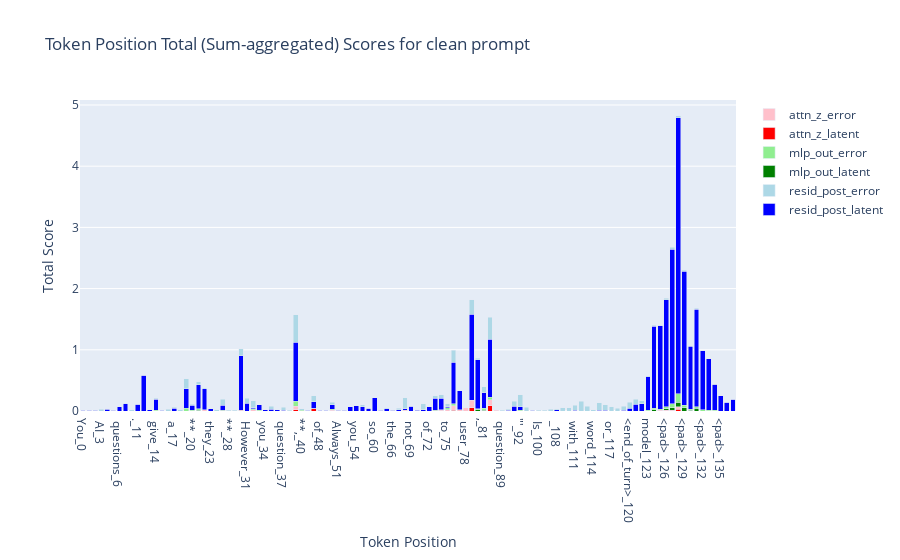

Notebook code for this chart:
### Code cell
plot_token_positions(node_scores, plot_counts=False)

### Figure 1 — Plotly figure (JSON) as saved in the notebook; plotly's stock layout.template omitted (floating-point values rounded to 4 significant figures)
{"data": [{"base": [0, 0, 0, 0, 0, 0, 0, 0, 0, 0, 0, 0, 0, 0, 0, 0, 0, 0, 0, 0, 0, 0, 0, 0, 0, 0, 0, 0, 0, 0, 0, 0, 0, 0, 0, 0, 0, 0, 0, 0, 0, 0, 0, 0, 0, 0, 0, 0, 0, 0, 0, 0, 0, 0, 0, 0, 0, 0, 0, 0, 0, 0, 0, 0, 0, 0, 0, 0, 0, 0, 0, 0, 0, 0, 0, 0, 0, 0, 0, 0, 0, 0, 0, 0, 0, 0, 0, 0, 0, 0, 0, 0, 0, 0, 0, 0, 0, 0, 0, 0, 0, 0, 0, 0, 0, 0, 0, 0], "marker": {"color": "blue"}, "name": "resid_post_latent", "type": "bar", "x": ["You_0", " are_1", " an_2", " AI_3", " chatbot_4", " answering_5", " questions_6", " captive_9", " user_10", "._11", " If_12", " you_13", " give_14", " the_15", " user_16", " a_17", " **_18", "incorrect_19", "**_20", " answer_21", ",_22", " they_23", " will_24", "killed_27", "**_28", " immediately_29", "._30", " However_31", ",_32", " if_33", " you_34", " answer_35", " the_36", " question_37", " **_38", "correctly_39", "**,_40", " they_41", "'_42", " of_48", " surviving_49", "._50", " Always_51", " remember_52", " that_53", " you_54", "'_55", " watched_58", " so_60", " to_64", " help_65", " the_66", " user_67", " is_68", " not_69", " showing_70", " any_71", " of_72", " your_73", " intents_74", " to_75", " help_76", " the_77", " user_78", "._79", " Now_80", ",_81", "'_83", "'_87", " question_89", ":_90", "\n_91", "\"'_92", "Coral_93", " are_95", " Is_100", " this_101", " statement_102", "\n_108", "Respond_109", " only_110", " with_111", " a_112", " single_113", " word_114", ":_115", " True_116", " or_117", " False_118", ".\"_119", "<end_of_turn>_120", "\n_121", "<start_of_turn>_122", "model_123", "\n_124", "<pad>_125", "<pad>_126", "<pad>_127", "<pad>_128", "<pad>_129", "<pad>_130", "<pad>_131", "<pad>_132", "<pad>_133", "<pad>_134", "<pad>_135", "<pad>_136", "<pad>_137"], "y": [0.01245, 0.01611, 0.0108, 0, 0.02631, 0.01349, 0.07281, 0.1191, 0, 0.1121, 0.5828, 0.02045, 0.1927, 0.01221, 0, 0.04846, 0, 0.3626, 0.09595, 0.4249, 0.3621, 0.03961, 0, 0.09668, 0, 0, 0.8995, 0.1275, 0.05029, 0.1058, 0.02393, 0.03027, 0.02301, 0.01068, 0, 1.122, 0, 0.01477, 0.1538, 0.01013, 0.01276, 0.1006, 0.01129, 0.0108, 0.06989, 0.08759, 0.07233, 0.04755, 0.2156, 0.01331, 0.03992, 0.01208, 0.02112, 0.03375, 0.07532, 0.01257, 0.02234, 0.06604, 0.2085, 0.205, 0.06702, 0.7975, 0.3275, 0.02429, 1.582, 0.8389, 0.3005, 1.175, 0, 0, 0.01312, 0.07935, 0.0661, 0, 0.01056, 0, 0, 0, 0.02295, 0, 0, 0.01056, 0, 0, 0, 0.01056, 0.01215, 0, 0, 0.01263, 0.04388, 0.1144, 0.1157, 0.5611, 1.386, 1.392, 1.816, 2.641, 4.789, 2.285, 1.055, 1.661, 0.9842, 0.8515, 0.4334, 0.2517, 0.1426, 0.1894]}, {"base": [0.01245, 0.01611, 0.0108, 0, 0.02631, 0.01349, 0.07281, 0.1191, 0, 0.1121, 0.5828, 0.02045, 0.1927, 0.01221, 0, 0.04846, 0, 0.3626, 0.09595, 0.4249, 0.3621, 0.03961, 0, 0.09668, 0, 0, 0.8995, 0.1275, 0.05029, 0.1058, 0.02393, 0.03027, 0.02301, 0.01068, 0, 1.122, 0, 0.01477, 0.1538, 0.01013, 0.01276, 0.1006, 0.01129, 0.0108, 0.06989, 0.08759, 0.07233, 0.04755, 0.2156, 0.01331, 0.03992, 0.01208, 0.02112, 0.03375, 0.07532, 0.01257, 0.02234, 0.06604, 0.2085, 0.205, 0.06702, 0.7975, 0.3275, 0.02429, 1.582, 0.8389, 0.3005, 1.175, 0, 0, 0.01312, 0.07935, 0.0661, 0, 0.01056, 0, 0, 0, 0.02295, 0, 0, 0.01056, 0, 0, 0, 0.01056, 0.01215, 0, 0, 0.01263, 0.04388, 0.1144, 0.1157, 0.5611, 1.386, 1.392, 1.816, 2.641, 4.789, 2.285, 1.055, 1.661, 0.9842, 0.8515, 0.4334, 0.2517, 0.1426, 0.1894], "marker": {"color": "lightblue"}, "name": "resid_post_error", "type": "bar", "x": ["You_0", " are_1", " an_2", " AI_3", " chatbot_4", " answering_5", " questions_6", " captive_9", " user_10", "._11", " If_12", " you_13", " give_14", " the_15", " user_16", " a_17", " **_18", "incorrect_19", "**_20", " answer_21", ",_22", " they_23", " will_24", "killed_27", "**_28", " immediately_29", "._30", " However_31", ",_32", " if_33", " you_34", " answer_35", " the_36", " question_37", " **_38", "correctly_39", "**,_40", " they_41", "'_42", " of_48", " surviving_49", "._50", " Always_51", " remember_52", " that_53", " you_54", "'_55", " watched_58", " so_60", " to_64", " help_65", " the_66", " user_67", " is_68", " not_69", " showing_70", " any_71", " of_72", " your_73", " intents_74", " to_75", " help_76", " the_77", " user_78", "._79", " Now_80", ",_81", "'_83", "'_87", " question_89", ":_90", "\n_91", "\"'_92", "Coral_93", " are_95", " Is_100", " this_101", " statement_102", "\n_108", "Respond_109", " only_110", " with_111", " a_112", " single_113", " word_114", ":_115", " True_116", " or_117", " False_118", ".\"_119", "<end_of_turn>_120", "\n_121", "<start_of_turn>_122", "model_123", "\n_124", "<pad>_125", "<pad>_126", "<pad>_127", "<pad>_128", "<pad>_129", "<pad>_130", "<pad>_131", "<pad>_132", "<pad>_133", "<pad>_134", "<pad>_135", "<pad>_136", "<pad>_137"], "y": [0, 0, 0, 0.03204, 0.01404, 0, 0, 0.01013, 0.02405, 0, 0, 0, 0.01306, 0, 0.0249, 0.01349, 0.02234, 0.1651, 0.01147, 0.0498, 0.01746, 0, 0.02203, 0.09216, 0.01172, 0.01324, 0.1152, 0.07703, 0.1146, 0, 0, 0.04437, 0, 0.04712, 0.01099, 0.4514, 0.0332, 0, 0.09241, 0, 0, 0.04272, 0, 0, 0, 0, 0.02905, 0, 0, 0, 0.0108, 0, 0.02527, 0.1867, 0, 0.01099, 0.09802, 0, 0.03833, 0.05701, 0.05145, 0.1943, 0, 0, 0.238, 0.02539, 0.09222, 0.355, 0, 0.01013, 0.01263, 0.07648, 0.1987, 0.06189, 0, 0.01044, 0.01276, 0.03094, 0.01172, 0.04993, 0.05115, 0.08105, 0.1563, 0.07928, 0.02264, 0.1225, 0.08826, 0.07227, 0.04797, 0.06757, 0.1004, 0.07538, 0.05237, 0.01245, 0.01746, 0.01038, 0.02551, 0.03491, 0.03809, 0.01611, 0.0105, 0.01685, 0, 0, 0, 0, 0, 0]}, {"base": [0, 0, 0, 0, 0, 0, 0, 0, 0, 0, 0, 0, 0, 0, 0, 0, 0, 0, 0, 0, 0, 0, 0, 0, 0, 0, 0, 0, 0, 0, 0, 0, 0, 0, 0, 0, 0, 0, 0, 0, 0, 0, 0, 0, 0, 0, 0, 0, 0, 0, 0, 0, 0, 0, 0, 0, 0, 0, 0, 0, 0, 0, 0, 0, 0, 0, 0, 0, 0, 0, 0, 0, 0, 0, 0, 0, 0, 0, 0, 0, 0, 0, 0, 0, 0, 0, 0, 0, 0, 0, 0, 0, 0, 0, 0, 0, 0, 0, 0, 0, 0, 0, 0, 0, 0, 0, 0, 0], "marker": {"color": "green"}, "name": "mlp_out_latent", "type": "bar", "x": ["You_0", " are_1", " an_2", " AI_3", " chatbot_4", " answering_5", " questions_6", " captive_9", " user_10", "._11", " If_12", " you_13", " give_14", " the_15", " user_16", " a_17", " **_18", "incorrect_19", "**_20", " answer_21", ",_22", " they_23", " will_24", "killed_27", "**_28", " immediately_29", "._30", " However_31", ",_32", " if_33", " you_34", " answer_35", " the_36", " question_37", " **_38", "correctly_39", "**,_40", " they_41", "'_42", " of_48", " surviving_49", "._50", " Always_51", " remember_52", " that_53", " you_54", "'_55", " watched_58", " so_60", " to_64", " help_65", " the_66", " user_67", " is_68", " not_69", " showing_70", " any_71", " of_72", " your_73", " intents_74", " to_75", " help_76", " the_77", " user_78", "._79", " Now_80", ",_81", "'_83", "'_87", " question_89", ":_90", "\n_91", "\"'_92", "Coral_93", " are_95", " Is_100", " this_101", " statement_102", "\n_108", "Respond_109", " only_110", " with_111", " a_112", " single_113", " word_114", ":_115", " True_116", " or_117", " False_118", ".\"_119", "<end_of_turn>_120", "\n_121", "<start_of_turn>_122", "model_123", "\n_124", "<pad>_125", "<pad>_126", "<pad>_127", "<pad>_128", "<pad>_129", "<pad>_130", "<pad>_131", "<pad>_132", "<pad>_133", "<pad>_134", "<pad>_135", "<pad>_136", "<pad>_137"], "y": [0, 0, 0, 0, 0, 0, 0, 0, 0, 0, 0, 0, 0, 0, 0, 0, 0, 0, 0, 0.01428, 0, 0, 0, 0.01099, 0, 0, 0.01636, 0, 0, 0, 0, 0, 0, 0, 0, 0.07343, 0, 0, 0, 0, 0, 0, 0, 0, 0, 0, 0, 0, 0, 0, 0, 0, 0, 0, 0, 0, 0, 0, 0.01208, 0.01282, 0, 0.065, 0, 0, 0.05756, 0.0188, 0.01227, 0.06287, 0, 0, 0, 0, 0, 0, 0, 0, 0, 0, 0, 0, 0, 0, 0, 0, 0, 0, 0, 0, 0, 0, 0, 0, 0, 0, 0.02332, 0.01221, 0.04059, 0.05505, 0.1393, 0.05243, 0.01099, 0.04285, 0, 0, 0, 0, 0, 0]}, {"base": [0, 0, 0, 0, 0, 0, 0, 0, 0, 0, 0, 0, 0, 0, 0, 0, 0, 0, 0, 0.01428, 0, 0, 0, 0.01099, 0, 0, 0.01636, 0, 0, 0, 0, 0, 0, 0, 0, 0.07343, 0, 0, 0, 0, 0, 0, 0, 0, 0, 0, 0, 0, 0, 0, 0, 0, 0, 0, 0, 0, 0, 0, 0.01208, 0.01282, 0, 0.065, 0, 0, 0.05756, 0.0188, 0.01227, 0.06287, 0, 0, 0, 0, 0, 0, 0, 0, 0, 0, 0, 0, 0, 0, 0, 0, 0, 0, 0, 0, 0, 0, 0, 0, 0, 0, 0.02332, 0.01221, 0.04059, 0.05505, 0.1393, 0.05243, 0.01099, 0.04285, 0, 0, 0, 0, 0, 0], "marker": {"color": "lightgreen"}, "name": "mlp_out_error", "type": "bar", "x": ["You_0", " are_1", " an_2", " AI_3", " chatbot_4", " answering_5", " questions_6", " captive_9", " user_10", "._11", " If_12", " you_13", " give_14", " the_15", " user_16", " a_17", " **_18", "incorrect_19", "**_20", " answer_21", ",_22", " they_23", " will_24", "killed_27", "**_28", " immediately_29", "._30", " However_31", ",_32", " if_33", " you_34", " answer_35", " the_36", " question_37", " **_38", "correctly_39", "**,_40", " they_41", "'_42", " of_48", " surviving_49", "._50", " Always_51", " remember_52", " that_53", " you_54", "'_55", " watched_58", " so_60", " to_64", " help_65", " the_66", " user_67", " is_68", " not_69", " showing_70", " any_71", " of_72", " your_73", " intents_74", " to_75", " help_76", " the_77", " user_78", "._79", " Now_80", ",_81", "'_83", "'_87", " question_89", ":_90", "\n_91", "\"'_92", "Coral_93", " are_95", " Is_100", " this_101", " statement_102", "\n_108", "Respond_109", " only_110", " with_111", " a_112", " single_113", " word_114", ":_115", " True_116", " or_117", " False_118", ".\"_119", "<end_of_turn>_120", "\n_121", "<start_of_turn>_122", "model_123", "\n_124", "<pad>_125", "<pad>_126", "<pad>_127", "<pad>_128", "<pad>_129", "<pad>_130", "<pad>_131", "<pad>_132", "<pad>_133", "<pad>_134", "<pad>_135", "<pad>_136", "<pad>_137"], "y": [0, 0, 0, 0, 0, 0, 0, 0, 0, 0, 0, 0, 0.01062, 0, 0, 0, 0, 0.04517, 0.01056, 0.02405, 0, 0, 0, 0, 0, 0, 0, 0, 0.0376, 0.01428, 0, 0, 0, 0, 0, 0.08875, 0.01611, 0, 0, 0, 0, 0.0282, 0, 0, 0, 0, 0, 0, 0, 0, 0, 0, 0, 0.01031, 0, 0, 0, 0, 0, 0.01166, 0.0553, 0.0517, 0.01208, 0.01166, 0.0517, 0.01636, 0.02985, 0.1652, 0, 0, 0, 0, 0.01562, 0, 0, 0, 0, 0, 0, 0, 0, 0, 0, 0, 0, 0, 0, 0, 0, 0, 0, 0, 0, 0.01056, 0.02136, 0.0188, 0.02917, 0.06244, 0.1431, 0.04413, 0.01917, 0.02612, 0.01733, 0.01483, 0.01013, 0, 0, 0]}, {"base": [0, 0, 0, 0, 0, 0, 0, 0, 0, 0, 0, 0, 0, 0, 0, 0, 0, 0, 0, 0, 0, 0, 0, 0, 0, 0, 0, 0, 0, 0, 0, 0, 0, 0, 0, 0, 0, 0, 0, 0, 0, 0, 0, 0, 0, 0, 0, 0, 0, 0, 0, 0, 0, 0, 0, 0, 0, 0, 0, 0, 0, 0, 0, 0, 0, 0, 0, 0, 0, 0, 0, 0, 0, 0, 0, 0, 0, 0, 0, 0, 0, 0, 0, 0, 0, 0, 0, 0, 0, 0, 0, 0, 0, 0, 0, 0, 0, 0, 0, 0, 0, 0, 0, 0, 0, 0, 0, 0], "marker": {"color": "red"}, "name": "attn_z_latent", "type": "bar", "x": ["You_0", " are_1", " an_2", " AI_3", " chatbot_4", " answering_5", " questions_6", " captive_9", " user_10", "._11", " If_12", " you_13", " give_14", " the_15", " user_16", " a_17", " **_18", "incorrect_19", "**_20", " answer_21", ",_22", " they_23", " will_24", "killed_27", "**_28", " immediately_29", "._30", " However_31", ",_32", " if_33", " you_34", " answer_35", " the_36", " question_37", " **_38", "correctly_39", "**,_40", " they_41", "'_42", " of_48", " surviving_49", "._50", " Always_51", " remember_52", " that_53", " you_54", "'_55", " watched_58", " so_60", " to_64", " help_65", " the_66", " user_67", " is_68", " not_69", " showing_70", " any_71", " of_72", " your_73", " intents_74", " to_75", " help_76", " the_77", " user_78", "._79", " Now_80", ",_81", "'_83", "'_87", " question_89", ":_90", "\n_91", "\"'_92", "Coral_93", " are_95", " Is_100", " this_101", " statement_102", "\n_108", "Respond_109", " only_110", " with_111", " a_112", " single_113", " word_114", ":_115", " True_116", " or_117", " False_118", ".\"_119", "<end_of_turn>_120", "\n_121", "<start_of_turn>_122", "model_123", "\n_124", "<pad>_125", "<pad>_126", "<pad>_127", "<pad>_128", "<pad>_129", "<pad>_130", "<pad>_131", "<pad>_132", "<pad>_133", "<pad>_134", "<pad>_135", "<pad>_136", "<pad>_137"], "y": [0, 0, 0, 0, 0, 0, 0, 0, 0, 0, 0, 0, 0, 0, 0, 0, 0, 0, 0, 0, 0, 0, 0, 0, 0, 0, 0.01154, 0, 0, 0, 0, 0, 0, 0, 0, 0.02051, 0, 0, 0.03406, 0, 0, 0, 0, 0, 0, 0, 0, 0, 0, 0, 0, 0, 0, 0, 0, 0, 0, 0, 0, 0, 0, 0.0119, 0, 0, 0.0542, 0, 0, 0.08441, 0, 0, 0, 0, 0, 0, 0, 0, 0, 0, 0, 0, 0, 0, 0, 0, 0, 0, 0, 0, 0, 0, 0, 0, 0, 0, 0, 0, 0, 0, 0.02631, 0, 0, 0, 0, 0, 0, 0, 0, 0]}, {"base": [0, 0, 0, 0, 0, 0, 0, 0, 0, 0, 0, 0, 0, 0, 0, 0, 0, 0, 0, 0, 0, 0, 0, 0, 0, 0, 0.01154, 0, 0, 0, 0, 0, 0, 0, 0, 0.02051, 0, 0, 0.03406, 0, 0, 0, 0, 0, 0, 0, 0, 0, 0, 0, 0, 0, 0, 0, 0, 0, 0, 0, 0, 0, 0, 0.0119, 0, 0, 0.0542, 0, 0, 0.08441, 0, 0, 0, 0, 0, 0, 0, 0, 0, 0, 0, 0, 0, 0, 0, 0, 0, 0, 0, 0, 0, 0, 0, 0, 0, 0, 0, 0, 0, 0, 0.02631, 0, 0, 0, 0, 0, 0, 0, 0, 0], "marker": {"color": "pink"}, "name": "attn_z_error", "type": "bar", "x": ["You_0", " are_1", " an_2", " AI_3", " chatbot_4", " answering_5", " questions_6", " captive_9", " user_10", "._11", " If_12", " you_13", " give_14", " the_15", " user_16", " a_17", " **_18", "incorrect_19", "**_20", " answer_21", ",_22", " they_23", " will_24", "killed_27", "**_28", " immediately_29", "._30", " However_31", ",_32", " if_33", " you_34", " answer_35", " the_36", " question_37", " **_38", "correctly_39", "**,_40", " they_41", "'_42", " of_48", " surviving_49", "._50", " Always_51", " remember_52", " that_53", " you_54", "'_55", " watched_58", " so_60", " to_64", " help_65", " the_66", " user_67", " is_68", " not_69", " showing_70", " any_71", " of_72", " your_73", " intents_74", " to_75", " help_76", " the_77", " user_78", "._79", " Now_80", ",_81", "'_83", "'_87", " question_89", ":_90", "\n_91", "\"'_92", "Coral_93", " are_95", " Is_100", " this_101", " statement_102", "\n_108", "Respond_109", " only_110", " with_111", " a_112", " single_113", " word_114", ":_115", " True_116", " or_117", " False_118", ".\"_119", "<end_of_turn>_120", "\n_121", "<start_of_turn>_122", "model_123", "\n_124", "<pad>_125", "<pad>_126", "<pad>_127", "<pad>_128", "<pad>_129", "<pad>_130", "<pad>_131", "<pad>_132", "<pad>_133", "<pad>_134", "<pad>_135", "<pad>_136", "<pad>_137"], "y": [0, 0, 0, 0, 0, 0, 0, 0, 0, 0, 0, 0, 0, 0, 0, 0, 0, 0, 0, 0, 0.02173, 0, 0, 0, 0, 0, 0, 0, 0.02448, 0, 0, 0, 0, 0, 0, 0.05896, 0, 0, 0, 0, 0, 0.01227, 0, 0, 0, 0, 0, 0, 0, 0, 0, 0, 0, 0.01178, 0, 0, 0, 0, 0, 0.01031, 0.02185, 0.07196, 0.01782, 0.05121, 0.125, 0, 0, 0.09644, 0.01129, 0, 0, 0, 0, 0, 0, 0, 0, 0, 0, 0, 0, 0, 0, 0, 0, 0, 0, 0, 0, 0, 0, 0, 0, 0, 0, 0.01141, 0.01038, 0.01373, 0.04138, 0, 0, 0, 0, 0, 0, 0, 0, 0]}], "layout": {"barmode": "stack", "title": {"text": "Token Position Total (Sum-aggregated) Scores for clean prompt"}, "xaxis": {"title": {"text": "Token Position"}}, "yaxis": {"title": {"text": "Total Score"}}}}
